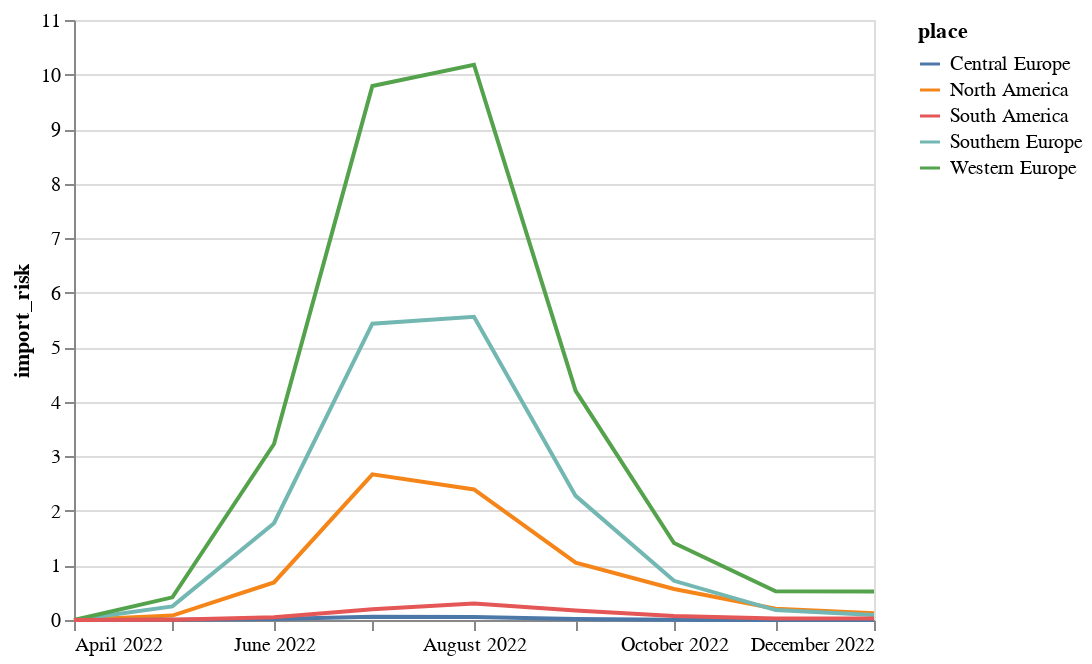

The code cell stored with this chart in its notebook:
### Code cell
alt.Chart(import_df).mark_line().encode(
    alt.X("year-month:T",axis=alt.Axis(title=None, grid=False, format="%B %Y")),
    alt.Y("import_risk"), 
    alt.Color("place:N"))

### Figure 1 — Vega-Lite specification as saved in the notebook (floating-point values rounded to 4 significant figures)
{"config": {"view": {"continuousWidth": 400, "continuousHeight": 300}}, "data": {"name": "data-2942a931410b2d9d931fa98fbb02db5d"}, "mark": "line", "encoding": {"color": {"field": "place", "type": "nominal"}, "x": {"axis": {"format": "%B %Y", "grid": false, "title": null}, "field": "year-month", "type": "temporal"}, "y": {"field": "import_risk", "type": "quantitative"}}, "$schema": "https://vega.github.io/schema/vega-lite/v4.17.0.json", "datasets": {"data-2942a931410b2d9d931fa98fbb02db5d": [{"index": "North America.2022-04", "place": "North America", "year-month": "2022-04-01T00:00:00", "import_risk": 0.0}, {"index": "Southern Europe.2022-04", "place": "Southern Europe", "year-month": "2022-04-01T00:00:00", "import_risk": 0.0}, {"index": "Western Europe.2022-04", "place": "Western Europe", "year-month": "2022-04-01T00:00:00", "import_risk": 0.0}, {"index": "Central Europe.2022-04", "place": "Central Europe", "year-month": "2022-04-01T00:00:00", "import_risk": 0.0}, {"index": "South America.2022-04", "place": "South America", "year-month": "2022-04-01T00:00:00", "import_risk": 0.0}, {"index": "North America.2022-05", "place": "North America", "year-month": "2022-05-01T00:00:00", "import_risk": 0.08157}, {"index": "Southern Europe.2022-05", "place": "Southern Europe", "year-month": "2022-05-01T00:00:00", "import_risk": 0.2495}, {"index": "Western Europe.2022-05", "place": "Western Europe", "year-month": "2022-05-01T00:00:00", "import_risk": 0.4155}, {"index": "Central Europe.2022-05", "place": "Central Europe", "year-month": "2022-05-01T00:00:00", "import_risk": 0.002354}, {"index": "South America.2022-05", "place": "South America", "year-month": "2022-05-01T00:00:00", "import_risk": 0.005387}, {"index": "North America.2022-06", "place": "North America", "year-month": "2022-06-01T00:00:00", "import_risk": 0.6891}, {"index": "Southern Europe.2022-06", "place": "Southern Europe", "year-month": "2022-06-01T00:00:00", "import_risk": 1.774}, {"index": "Western Europe.2022-06", "place": "Western Europe", "year-month": "2022-06-01T00:00:00", "import_risk": 3.226}, {"index": "Central Europe.2022-06", "place": "Central Europe", "year-month": "2022-06-01T00:00:00", "import_risk": 0.01773}, {"index": "South America.2022-06", "place": "South America", "year-month": "2022-06-01T00:00:00", "import_risk": 0.05176}, {"index": "North America.2022-07", "place": "North America", "year-month": "2022-07-01T00:00:00", "import_risk": 2.67}, {"index": "Southern Europe.2022-07", "place": "Southern Europe", "year-month": "2022-07-01T00:00:00", "import_risk": 5.432}, {"index": "Western Europe.2022-07", "place": "Western Europe", "year-month": "2022-07-01T00:00:00", "import_risk": 9.791}, {"index": "Central Europe.2022-07", "place": "Central Europe", "year-month": "2022-07-01T00:00:00", "import_risk": 0.06005}, {"index": "South America.2022-07", "place": "South America", "year-month": "2022-07-01T00:00:00", "import_risk": 0.1969}, {"index": "North America.2022-08", "place": "North America", "year-month": "2022-08-01T00:00:00", "import_risk": 2.392}, {"index": "Southern Europe.2022-08", "place": "Southern Europe", "year-month": "2022-08-01T00:00:00", "import_risk": 5.558}, {"index": "Western Europe.2022-08", "place": "Western Europe", "year-month": "2022-08-01T00:00:00", "import_risk": 10.18}, {"index": "Central Europe.2022-08", "place": "Central Europe", "year-month": "2022-08-01T00:00:00", "import_risk": 0.05487}, {"index": "South America.2022-08", "place": "South America", "year-month": "2022-08-01T00:00:00", "import_risk": 0.3035}, {"index": "North America.2022-09", "place": "North America", "year-month": "2022-09-01T00:00:00", "import_risk": 1.05}, {"index": "Southern Europe.2022-09", "place": "Southern Europe", "year-month": "2022-09-01T00:00:00", "import_risk": 2.276}, {"index": "Western Europe.2022-09", "place": "Western Europe", "year-month": "2022-09-01T00:00:00", "import_risk": 4.2}, {"index": "Central Europe.2022-09", "place": "Central Europe", "year-month": "2022-09-01T00:00:00", "import_risk": 0.01873}, {"index": "South America.2022-09", "place": "South America", "year-month": "2022-09-01T00:00:00", "import_risk": 0.1761}, {"index": "North America.2022-10", "place": "North America", "year-month": "2022-10-01T00:00:00", "import_risk": 0.5693}, {"index": "Southern Europe.2022-10", "place": "Southern Europe", "year-month": "2022-10-01T00:00:00", "import_risk": 0.7186}, {"index": "Western Europe.2022-10", "place": "Western Europe", "year-month": "2022-10-01T00:00:00", "import_risk": 1.411}, {"index": "Central Europe.2022-10", "place": "Central Europe", "year-month": "2022-10-01T00:00:00", "import_risk": 0.00483}, {"index": "South America.2022-10", "place": "South America", "year-month": "2022-10-01T00:00:00", "import_risk": 0.07164}, {"index": "North America.2022-11", "place": "North America", "year-month": "2022-11-01T00:00:00", "import_risk": 0.2074}, {"index": "Southern Europe.2022-11", "place": "Southern Europe", "year-month": "2022-11-01T00:00:00", "import_risk": 0.1813}, {"index": "Western Europe.2022-11", "place": "Western Europe", "year-month": "2022-11-01T00:00:00", "import_risk": 0.5279}, {"index": "Central Europe.2022-11", "place": "Central Europe", "year-month": "2022-11-01T00:00:00", "import_risk": 0.001494}, {"index": "South America.2022-11", "place": "South America", "year-month": "2022-11-01T00:00:00", "import_risk": 0.02972}, {"index": "North America.2022-12", "place": "North America", "year-month": "2022-12-01T00:00:00", "import_risk": 0.1221}, {"index": "Southern Europe.2022-12", "place": "Southern Europe", "year-month": "2022-12-01T00:00:00", "import_risk": 0.09391}, {"index": "Western Europe.2022-12", "place": "Western Europe", "year-month": "2022-12-01T00:00:00", "import_risk": 0.5237}, {"index": "Central Europe.2022-12", "place": "Central Europe", "year-month": "2022-12-01T00:00:00", "import_risk": 0.001212}, {"index": "South America.2022-12", "place": "South America", "year-month": "2022-12-01T00:00:00", "import_risk": 0.02633}]}}
